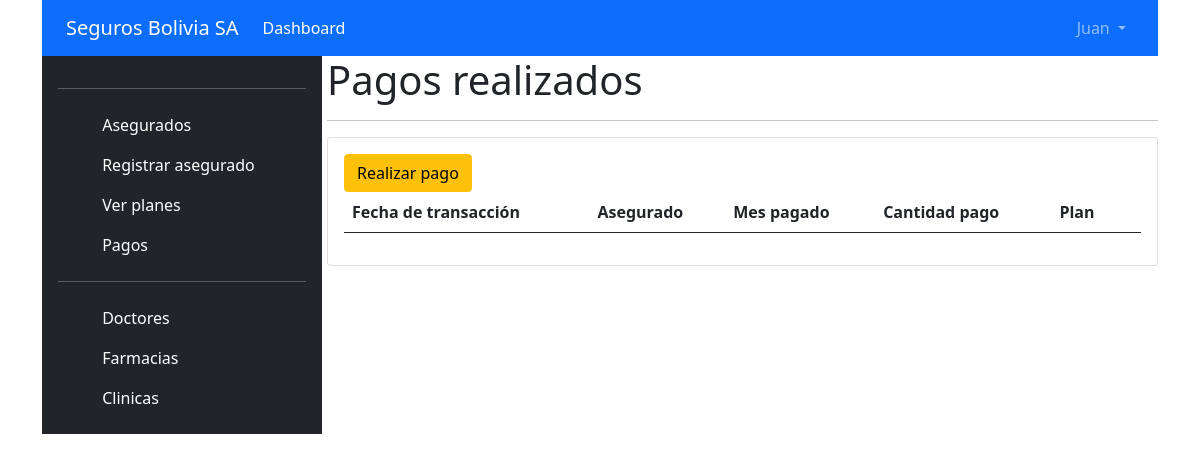
Page /pagos (signed in) on the earlier database version.
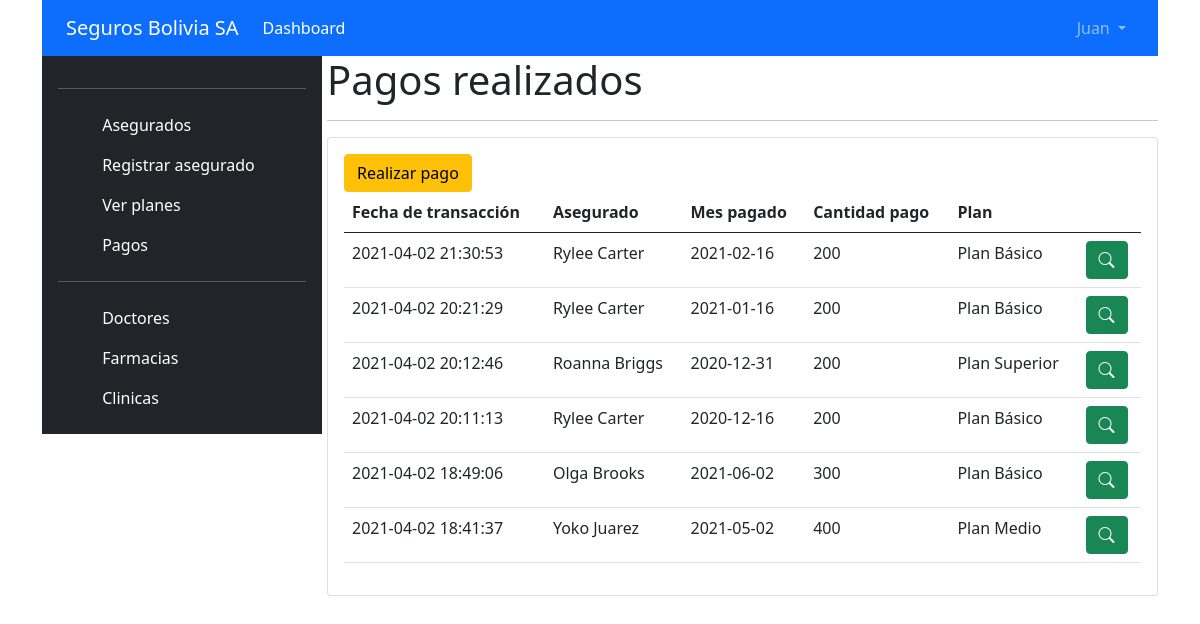
Same page on the later database version.
### tables this page shows
CREATE TABLE `pagos` (
  `id` int(11) NOT NULL,
  `asegurado_id` int(11) NOT NULL,
  `clave_factura` varchar(200) NOT NULL,
  `fecha_pago` timestamp NOT NULL DEFAULT current_timestamp(),
  `mes_pago` date NOT NULL,
  `cantidad_pagada` double NOT NULL,
  `nmes` int(11) NOT NULL
);

CREATE TABLE `asegurados` (
  `id` int(11) NOT NULL,
  `plan_id` int(11) NOT NULL,
  `nombre` varchar(50) NOT NULL,
  `apellidos` varchar(80) NOT NULL,
  `direccion` varchar(100) NOT NULL,
  `telefono` varchar(15) NOT NULL,
  `foto_certificado_nacimiento` varchar(150) NOT NULL,
  `foto_carnet_identidad` varchar(150) NOT NULL,
  `create_at` date NOT NULL
);

CREATE TABLE `planes` (
  `id` int(11) NOT NULL,
  `nombre` varchar(20) NOT NULL,
  `precio` double NOT NULL,
  `precio_dependiente` double NOT NULL,
  `descripcion` varchar(400) NOT NULL
);

### libs/view.php (called while the page is built, shortened)
<?php
class View
{
    function render($nombre, $data = [])
    {
        $this->d = $data;
        require 'views/' . $nombre . '.php';
    }
}

### controllers/pagos.php (called while the page is built, shortened)
<?php
class Pagos extends SessionController
{
    private $user;
    public function __construct()
    {
        $this->user = $this->getUserSessionData();
    }
    public function render()
    {
        $pagos = new PagosModel();
        $this->view->render("pagos/index", [
            "user" => $this->user,
            "pagos" => $pagos->getAll()
        ]);
    }
}

### index.php (called while the page is built, shortened)
<?php
require_once "libs/db.php";
require_once "libs/view.php";
$app = new App();

### libs/db.php (called while the page is built, shortened)
<?php
class Database
{
    private $host;
    private $db;
    private $user;
    private $password;
    public function __construct()
    {
        $this->host = constant('HOST');
        $this->db = constant('DB');
        $this->user = constant('USER');
        $this->password = constant('PASSWORD');
    }
    function connect()
    {
        try {
            $connection = "mysql:host=" . $this->host . ";dbname=" . $this->db . ";";
            $options = [
                PDO::ATTR_ERRMODE            => PDO::ERRMODE_EXCEPTION,
                PDO::ATTR_EMULATE_PREPARES   => false,
            ];
            $pdo = new PDO($connection, $this->user, $this->password, $options);
            return $pdo;
        } catch (PDOException $e) {
            print_r('Error connection: ' . $e->getMessage());
        }
    }
}

### libs/model.php (called while the page is built, shortened)
<?php
class Model{
    function __construct(){
        $this->db = new Database();
    }
    function query($query){
        return $this->db->connect()->query($query);
    }
}

### models/pagosModel.php (called while the page is built, shortened)
<?php
class PagosModel extends Model
{
    public function getAll()
    {
        $sql = "SELECT p.id, p.fecha_pago, a.nombre, a.apellidos, p.mes_pago, p.cantidad_pagada, pl.nombre as plan
        FROM pagos p
        LEFT JOIN asegurados a ON p.asegurado_id = a.id
        LEFT JOIN planes pl ON a.plan_id = pl.id
        ORDER BY p.fecha_pago DESC";
        $items = array();
        try {
            $query = $this->query($sql);
            while ($p = $query->fetch(PDO::FETCH_ASSOC)) {
                $items[] = array(
                    "id" => $p["id"],
                    "fecha_pago" => $p["fecha_pago"],
                    "nombre" => $p["nombre"],
                    "apellidos" => $p["apellidos"],
                    "mes_pago" => $p["mes_pago"],
                    "cantidad_pagada" => $p["cantidad_pagada"],
                    "plan" => $p["plan"],
                );
            }
            return $items;
        } catch (PDOException $e) {
            error_log("Pagos_Model::getAll -> Algo anda fallando " . $e);
            return false;
        }
    }
}

### views/pagos/index.php (the view, shortened to what this page needs)
<?php
$pagos = $this->d["pagos"];
require_once "views/header.php";
?>
<div class="col-9">
    <h1>Pagos realizados</h1>
    <hr>
    <div class="card">
        <div class="card-body">
            <a href="<?php echo constant("URL") ?>pagos/create" class="btn btn-warning">Realizar pago</a>
            <table class="table">
                <thead>
                    <tr>
                        <th>Fecha de transacción</th>
                        <th>Asegurado</th>
                        <th>Mes pagado</th>
                        <th>Cantidad pago</th>
                        <th>Plan</th>
                        <th></th>
                    </tr>
                </thead>
                <tbody>
                    <?php foreach ($pagos as $pago) { ?>
                        <tr>
                            <td><?php echo $pago["fecha_pago"]; ?></td>
                            <td><?php echo $pago["nombre"] . " " . $pago["apellidos"]; ?></td>
                            <td><?php echo $pago["mes_pago"]; ?></td>
                            <td><?php echo $pago["cantidad_pagada"]; ?></td>
                            <td><?php echo $pago["plan"]; ?></td>
                            <td><a href="<?php echo constant("URL") ?>pagos/ver/<?php echo $pago["id"]; ?>" class="btn btn-success"><i class="bi bi-search"></i></a></td>
                        </tr>
                    <?php } ?>
                </tbody>
            </table>
        </div>
    </div>
</div>
</div>
</body>
</html>

Differences in the rows shown:
added pagos: fecha_pago "2021-04-02 21:30:53", asegurado.nombre "Rylee", asegurado.apellidos "Carter", mes_pago "2021-02-16", cantidad_pagada "200", planes.nombre "Plan Básico"
added pagos: fecha_pago "2021-04-02 20:21:29", asegurado.nombre "Rylee", asegurado.apellidos "Carter", mes_pago "2021-01-16", cantidad_pagada "200", planes.nombre "Plan Básico"
added pagos: fecha_pago "2021-04-02 20:12:46", asegurado.nombre "Roanna", asegurado.apellidos "Briggs", mes_pago "2020-12-31", cantidad_pagada "200", planes.nombre "Plan Superior"
added pagos: fecha_pago "2021-04-02 20:11:13", asegurado.nombre "Rylee", asegurado.apellidos "Carter", mes_pago "2020-12-16", cantidad_pagada "200", planes.nombre "Plan Básico"
added pagos: fecha_pago "2021-04-02 18:49:06", asegurado.nombre "Olga", asegurado.apellidos "Brooks", mes_pago "2021-06-02", cantidad_pagada "300", planes.nombre "Plan Básico"
added pagos: fecha_pago "2021-04-02 18:41:37", asegurado.nombre "Yoko", asegurado.apellidos "Juarez", mes_pago "2021-05-02", cantidad_pagada "400", planes.nombre "Plan Medio"
